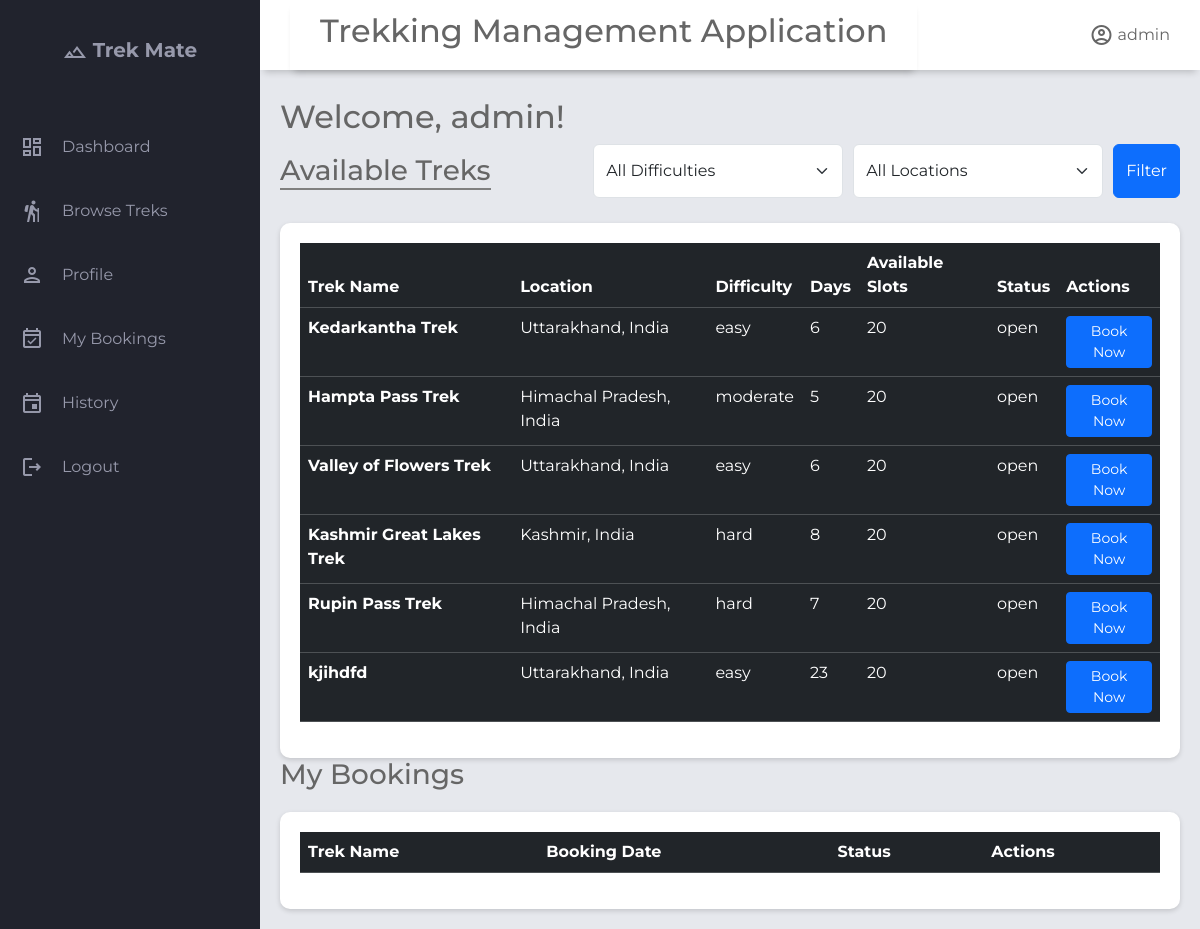
The page /home/1/dashboard on the database its author committed.
### application/models.py (models this page shows)
class User(db.Model):
    __tablename__='user'
    id= db.Column(db.Integer, primary_key=True)
    username=db.Column(db.String(),unique=True,nullable=False)
    email=db.Column(db.String(),unique=True,nullable=False)
    password=db.Column(db.String(),nullable=False)
    full_name        = db.Column(db.String(), nullable=True)
    phone            = db.Column(db.String(), nullable=True)
    role=db.Column(Enum('admin','trek staff','trekker',name='user_role'),nullable=False,default='trekker')# admin | trek staff | trekker
    is_blacklisted=db.Column(db.Boolean,default=False)
    blacklist_reason=db.Column(db.Text,nullable=True)
    is_active=db.Column(db.Boolean,default=True)
    created_at       = db.Column(db.DateTime, default=db.func.now())
    updated_at       = db.Column(db.DateTime, onupdate=db.func.now())
    bookings=db.relationship('Booking',lazy=True, back_populates='user',cascade="all, delete-orphan") #all → apply operations like save, update, delete to the related bookings.
    staff_profile=db.relationship('Staff_profile',lazy=True,uselist=False,back_populates='user') #uselist= False means One-to-one (single object) while default it is one-to-many

class Trek(db.Model):
    __tablename__='trek'
    id              = db.Column(db.Integer, primary_key=True)
    name            = db.Column(db.String(), nullable=False)
    description     = db.Column(db.Text, nullable=True)
    location        = db.Column(db.String(), nullable=True)
    difficulty      = db.Column(db.String(), nullable=False, default='moderate')  # easy | moderate | hard
    duration_days   = db.Column(db.Integer, nullable=False)
    start_date      = db.Column(db.DateTime, nullable=True)
    end_date        = db.Column(db.DateTime, nullable=True)
    max_slots       = db.Column(db.Integer, nullable=False, default=20)
    available_slots = db.Column(db.Integer, nullable=False, default=20)
    price           = db.Column(db.Numeric, nullable=False, default=0.0)
    status          = db.Column(Enum('open','closed',name='trek_status'),nullable=False, default='pending')
    trek_progress   = db.Column(Enum('upcoming','started','completed',name="trek_progress"),default='upcoming')
    created_at      = db.Column(db.DateTime, default=db.func.now())
    updated_at      = db.Column(db.DateTime, onupdate=db.func.now())
    image           = db.Column(db.String(200))
    assigned_staffs=db.relationship('Staff_profile',secondary='trek_staff_assignment',lazy=True,back_populates='assigned_treks')#many to many relationship
    bookings=db.relationship('Booking',back_populates='trek',lazy=True,cascade="all, delete-orphan")#one to many relationship as one trek can have multiple bookings but not other side, as one booking can belong to a single trek

### application/controller.py (the view)
@app.route("/home/<int:user_id>/dashboard")
def user_dashboard(user_id):
    user=User.query.get_or_404(user_id)
    difficulty=request.args.get("difficulty")
    location=request.args.get("location")
    treks=Trek.query.filter_by(status='open')
    if difficulty:
        treks=Trek.query.filter_by(difficulty=difficulty)
    if location:
        treks = treks.filter_by(location=location)
    treks=treks.all()
    bookings=Booking.query.filter_by(user_id=user.id).all()
    return render_template("trekker_dash.html",treks=treks,user=user,bookings=bookings,selected_difficulty=difficulty,selected_location=location)

### templates/trekker_dash.html (shortened to what this page needs)
{% extends "trekker_base.html" %}
{% block header_title %}
<h2>Welcome, {{ user.username }}!</h2>
{% endblock %}
{% block content %}
<div class="filter-section">
    <h3 style="border-bottom: 2px solid grey; margin-top: 10px;">Available Treks</h3>
    <form method="GET" style="display: flex; gap: 10px;">
        <select name="difficulty" class="form-select">
            <option value="">All Difficulties</option>
        </select>
        <select name="location" class="form-select">
            <option value="">All Locations</option>
        </select>
        <button type="submit" class="btn btn-primary">
            Filter
        </button>
    </form>
</div>
<section class="table-section">
    <div class="table-content">
        <table class="table table-dark table-hover">
            <thead>
                <tr>
                    <th scope="col">Trek Name</th>
                    <th scope="col">Location</th>
                    <th scope="col">Difficulty</th>
                    <th scope="col">Days</th>
                    <th scope="col">Available Slots</th>
                    <th scope="col">Status</th>
                    <th scope="col">Actions</th>
                </tr>
            </thead>
            <tbody class="table-hover">
                {% for trek in treks %}
                <tr>
                    <th scope="row">{{ trek.name }}</th>
                    <td>{{ trek.location }}</td>
                    <td>{{ trek.difficulty }}</td>
                    <td>{{ trek.duration_days }}</td>
                    <td>{{ trek.available_slots }}</td>
                    <td>{{ trek.status }}</td>
                    <td>
                        <a href="{{ url_for('trek_details',user_id=user.id, trek_id=trek.id) }}"
                            class="btn btn-primary btn-sm">
                            Book Now
                        </a>
                    </td>
                </tr>
                {% endfor %}
            </tbody>
        </table>
    </div>
</section>
<div class="mybookings">
    <h3>My Bookings</h3>
</div>
<section class="table-section">
    <div class="table-content">
        <table class="table table-dark table-hover">
            <thead>
                <tr>
                    <th scope="col">Trek Name</th>
                    <th scope="col">Booking Date</th>
                    <th scope="col">Status</th>
                    <th scope="col">Actions</th>
                </tr>
            </thead>
        </table>
    </div>
</section>
{% endblock %}

### templates/trekker_base.html (shortened to what this page needs)
<!DOCTYPE html>
<html lang="en">
<head>
    <link rel="stylesheet" href="https://cdn.jsdelivr.net/npm/bootstrap@5.3.8/dist/css/bootstrap.min.css">
    <link rel="stylesheet" href="{{ url_for('static',filename='style.css') }}">
</head>
<body>
    <div class="grid-container">
        <header class="header">
            <div class="header left">
                <h2>Trekking Management Application</h2>
            </div>
            <div class="header-right">
                <span class="material-icons-outlined">account_circle</span> {{user.username}}
            </div>
        </header>
        <aside id="sidebar">
            <div class="sidebar-title">
                <div class="sidebar-brand">
                    <span class="material-icons-outlined">filter_hdr</span> Trek Mate
                </div>
            </div>
            <ul class="sidebar-list">
                <li class="sidebar-list-item">
                    <span class="material-icons-outlined">dashboard</span> <a href="{{ url_for('user_dashboard',user_id=user.id)}}">Dashboard</a>
                </li>
                <li class="sidebar-list-item">
                    <span class="material-icons-outlined">hiking</span> <a href="{{ url_for('browse_treks',user_id=user.id) }}">Browse Treks</a>
                </li>
                <li class="sidebar-list-item">
                    <span class="material-icons-outlined">person</span> <a href="{{ url_for('trekker_profile',user_id=user.id) }}">Profile</a>
                </li>
                <li class="sidebar-list-item">
                    <span class="material-icons-outlined">event_available</span> <a href="{{ url_for('my_bookings',user_id=user.id) }}"> My Bookings</a>
                </li>
                <li class="sidebar-list-item">
                   <span class="material-icons-outlined">event</span>  <a href="{{ url_for('trek_history', user_id=user.id) }}">History</a>
                </li>
                <li class="sidebar-list-item">
                    <span class="material-icons-outlined">logout</span><a href="/login">Logout</a>
                </li>
            </ul>
        </aside>
        <main class="main-container">
            <div class="main-title">
                <div>
                    <h2>{% block header_title %}Dashboard{% endblock %}</h2>
                </div>
            </div>
            {% block content %}
            {% endblock %}
        </main>
    </div>
</body>
</html>

### static/style.css (style rules this page uses)
body { margin: 0; padding: 0; box-sizing: border-box; background-color: #e6e8ed; color: #666666; font-family: "Montserrat",sans-serif; }
.material-icons-outlined { vertical-align: middle; line-height: 1px; }
.grid-container { display: grid; grid-template-columns: 260px 1fr 1fr 1fr ; grid-template-rows: 0.2fr 3fr; grid-template-areas: "sidebar header header header" "sidebar main main main" ; height: 100vh; }
.header { grid-area: header; height: 70px; background-color: #ffffff; display: flex; align-items: center; justify-content: space-between; padding: 0 30px 0 30px; box-shadow: 0 6px 7px -4px rgba(0,0,0,0.2); }
#sidebar { grid-area: sidebar; height: 100%; background-color: #21232d; color: #9799ab; overflow-y: auto; transition: all 0.5s; }
.sidebar-title { display: flex; justify-content: center; align-items: center; padding: 20px 20px 20px 20px; margin-bottom: 30px; }
.sidebar-brand { margin-top: 15px; font-size: 20px; font-weight: 700; }
.sidebar-list { padding: 0; margin-top: 15px; list-style-type: none; width:100%; }
.sidebar-list-item { padding: 20px 20px 20px 20px; display: flex; align-items: center; width:100%; gap: 18px; border-radius:10px; transition:0.3s; }
.main-container { grid-area: main; overflow-y: auto; padding: 20px 20px; }
.main-title { display: flex; justify-content: space-between; align-items:center; }
.table-content { width: 100%; margin-top: 20px; background:white; border-radius:10px; padding:20px; box-shadow:0 2px 5px rgba(0,0,0,.15); }
table { width: 100%; border-collapse:collapse; }
th,td { padding:15px; text-align:left; }
thead { background:#f5f5f5; }

### templates/trekker_base.html (style rules this page uses)
a { text-decoration: none; color: #9799ab; }

### templates/trekker_dash.html (style rules this page uses)
.filter-section { display: flex; flex-direction: row; justify-content: space-between; gap: 40px; margin-bottom: 25px; }
.filter-section select { width: 250px; gap: 20px; }

### rows shown on the page
User: username "admin"
Trek: name "Kedarkantha Trek", location "Uttarakhand, India", difficulty "easy", duration_days "6", available_slots "20", status "open"
Trek: name "Hampta Pass Trek", location "Himachal Pradesh, India", difficulty "moderate", duration_days "5", available_slots "20", status "open"
Trek: name "Valley of Flowers Trek", location "Uttarakhand, India", difficulty "easy", duration_days "6", available_slots "20", status "open"
Trek: name "Kashmir Great Lakes Trek", location "Kashmir, India", difficulty "hard", duration_days "8", available_slots "20", status "open"
Trek: name "Rupin Pass Trek", location "Himachal Pradesh, India", difficulty "hard", duration_days "7", available_slots "20", status "open"
Trek: name "kjihdfd", location "Uttarakhand, India", difficulty "easy", duration_days "23", available_slots "20", status "open"
